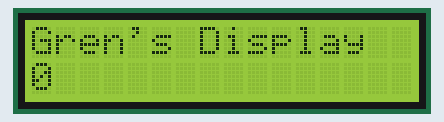
Simulated run of this sketch. Board: Arduino Uno, built with avr-gcc and run on an emulated ATmega328P. Parts: 16×2 character LCD.

Above: at 0.1 s.
At 4.1 s:
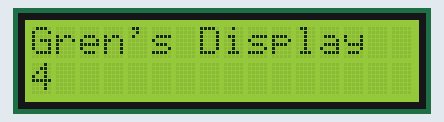
At 9.1 s:
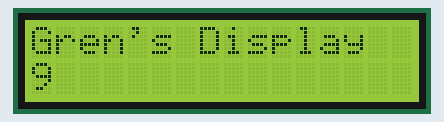
At 19.1 s:
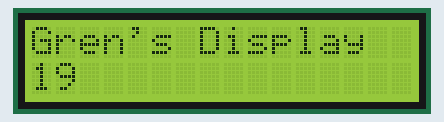
At 28.1 s:
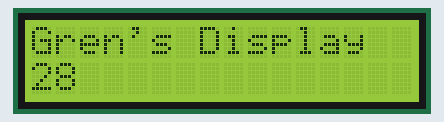
At 38.1 s:
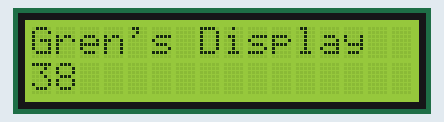

The sketch:

LCD_text.ino
```cpp
#include <LiquidCrystal.h>

int time = 0; // Starting time value
LiquidCrystal lcd(2, 3, 4, 5, 6, 7); // LCD display object

void setup()
{
    lcd.begin(16, 2);
    lcd.print("Gren's Display");
}

void loop()
{
    // Set cursor to second line
    lcd.setCursor(0, 1);
    // Output time value
    lcd.print(time);
    // Pause for 1 second
    delay(1000);
    // Increment counter value
    time++;
}
```

Measured:
- what the display in image 1 shows lasts 1.0 s, from 4.1 s to 5.1 s
